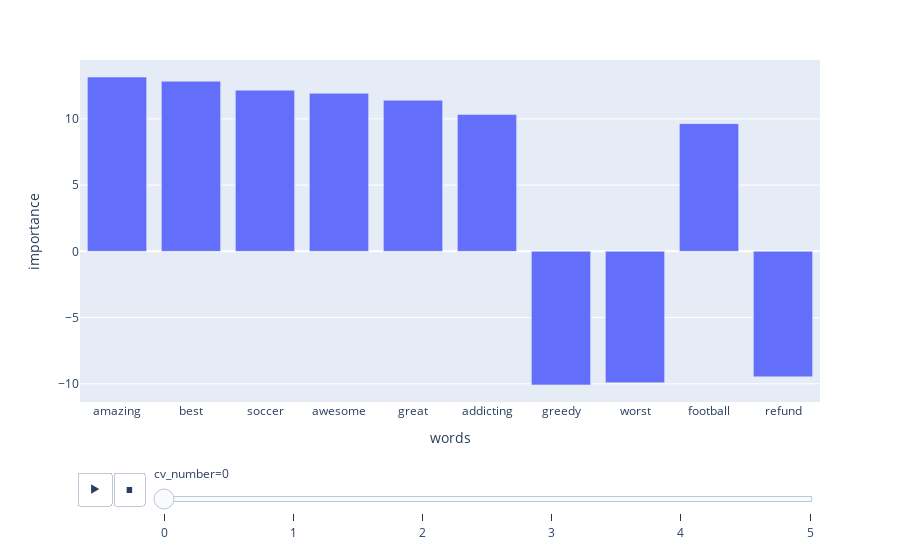

Notebook source saved alongside this figure:
### Code cell
fig = px.bar(importance_df, y="importance", x="words",
  animation_frame="cv_number",animation_group="importance")
fig.show()

### Figure 1 — Plotly figure (JSON) as saved in the notebook; plotly's stock layout.template omitted (floating-point values rounded to 4 significant figures)
{"data": [{"alignmentgroup": "True", "hovertemplate": "cv_number=0<br>words=%{x}<br>importance=%{y}<extra></extra>", "ids": [13.15, 12.84, 12.17, 11.92, 11.4, 10.32, -10.08, -9.911, 9.638, -9.47], "legendgroup": "", "marker": {"color": "#636efa", "pattern": {"shape": ""}}, "name": "", "offsetgroup": "", "orientation": "v", "showlegend": false, "textposition": "auto", "type": "bar", "x": ["amazing", "best", "soccer", "awesome", "great", "addicting", "greedy", "worst", "football", "refund"], "xaxis": "x", "y": [13.15, 12.84, 12.17, 11.92, 11.4, 10.32, -10.08, -9.911, 9.638, -9.47], "yaxis": "y"}], "layout": {"autosize": true, "barmode": "relative", "legend": {"tracegroupgap": 0}, "margin": {"t": 60}, "sliders": [{"active": 0, "currentvalue": {"prefix": "cv_number="}, "len": 0.9, "pad": {"b": 10, "t": 60}, "steps": [{"args": [["0"], {"frame": {"duration": 0, "redraw": true}, "fromcurrent": true, "mode": "immediate", "transition": {"duration": 0, "easing": "linear"}}], "label": "0", "method": "animate"}, {"args": [["1"], {"frame": {"duration": 0, "redraw": true}, "fromcurrent": true, "mode": "immediate", "transition": {"duration": 0, "easing": "linear"}}], "label": "1", "method": "animate"}, {"args": [["2"], {"frame": {"duration": 0, "redraw": true}, "fromcurrent": true, "mode": "immediate", "transition": {"duration": 0, "easing": "linear"}}], "label": "2", "method": "animate"}, {"args": [["3"], {"frame": {"duration": 0, "redraw": true}, "fromcurrent": true, "mode": "immediate", "transition": {"duration": 0, "easing": "linear"}}], "label": "3", "method": "animate"}, {"args": [["4"], {"frame": {"duration": 0, "redraw": true}, "fromcurrent": true, "mode": "immediate", "transition": {"duration": 0, "easing": "linear"}}], "label": "4", "method": "animate"}, {"args": [["5"], {"frame": {"duration": 0, "redraw": true}, "fromcurrent": true, "mode": "immediate", "transition": {"duration": 0, "easing": "linear"}}], "label": "5", "method": "animate"}], "x": 0.1, "xanchor": "left", "y": 0, "yanchor": "top"}], "updatemenus": [{"buttons": [{"args": [null, {"frame": {"duration": 500, "redraw": true}, "fromcurrent": true, "mode": "immediate", "transition": {"duration": 500, "easing": "linear"}}], "label": "&#9654;", "method": "animate"}, {"args": [[null], {"frame": {"duration": 0, "redraw": true}, "fromcurrent": true, "mode": "immediate", "transition": {"duration": 0, "easing": "linear"}}], "label": "&#9724;", "method": "animate"}], "direction": "left", "pad": {"r": 10, "t": 70}, "showactive": false, "type": "buttons", "x": 0.1, "xanchor": "right", "y": 0, "yanchor": "top"}], "xaxis": {"anchor": "y", "autorange": true, "domain": [0, 1], "range": [-0.5, 9.5], "title": {"text": "words"}, "type": "category"}, "yaxis": {"anchor": "x", "autorange": true, "domain": [0, 1], "range": [-11.37, 14.44], "title": {"text": "importance"}, "type": "linear"}}}
